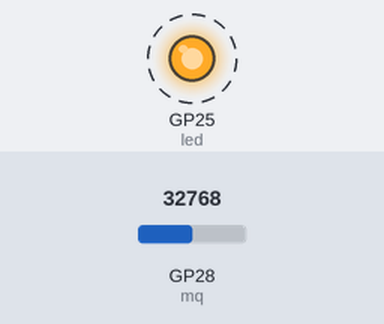
This program was run on a simulated Raspberry Pi Pico running MicroPython. Shown: output pins drawn as LEDs (lit = HIGH). Dashed ring = blinking. Inputs (shaded band) come from the test bench; at power-on: GP28 (mq) = 32768 (analog values on the 0–65535 scale). What the program prints to the serial console is not drawn.

Above: at 0.2 s.
Timing chart, 0 to 3.0 s (numbered marks = the images above):
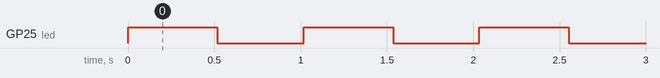

The program:

main.py
```python
from machine import Pin
from KalmanFilter import KalmanFilter
import time

kf = KalmanFilter(1, 1, 0.01)
led = Pin(25, Pin.OUT)
mq = machine.ADC(28)
conversion_factor = 5.0/65535


def average_adc(times):
    temp = 0.0
    for i in range(times):
        print(mq.read_u16())
        temp = temp+mq.read_u16()
    return temp/times


while True:
    led.value(1)
    time.sleep(0.5)
    raw = kf.updateEstimate(average_adc(100))
    voltage = raw*conversion_factor
    print("ADC: ", raw)
    print("Voltage: ", voltage)
    led.value(0)
    time.sleep(0.5)
```

KalmanFilter.py
```python
import math


class KalmanFilter:
    _err_measure: float
    _err_estimate: float
    _q: float
    _current_estimate: float
    _last_estimate: float
    _kalman_gain: float

    def __init__(self,  mea_e,  est_e,  q):
        self.mea_e = mea_e
        self.est_e = est_e
        self.q = q
        self._err_measure = 0
        self._err_estimate = 0.1
        self._q = 0
        self._current_estimate = 0
        self._last_estimate = 0
        self._kalman_gain = 0

    def updateEstimate(self, mea):

        _kalman_gain = self._err_estimate / \
            (self._err_estimate + self._err_measure)
        _current_estimate = self._last_estimate + \
            _kalman_gain * (mea - self._last_estimate)
        _err_estimate = (1.0 - _kalman_gain)*self._err_estimate + \
            math.fabs(self._last_estimate-_current_estimate)*self._q
        _last_estimate = _current_estimate

        return _current_estimate

    @staticmethod
    def setMeasurementError(mea_e):
        _err_measure = mea_e

    @staticmethod
    def setEstimateError(est_e):
        _err_estimate = est_e

    @staticmethod
    def setProcessNoise(q):
        _q = q

    def getKalmanGain(self):
        return self._kalman_gain

    def getEstimateError(self):
        return self._err_estimate
```

Measured:
- by itself, GP25 (led): alternates HIGH for 0.52 s and LOW for 0.50 s
